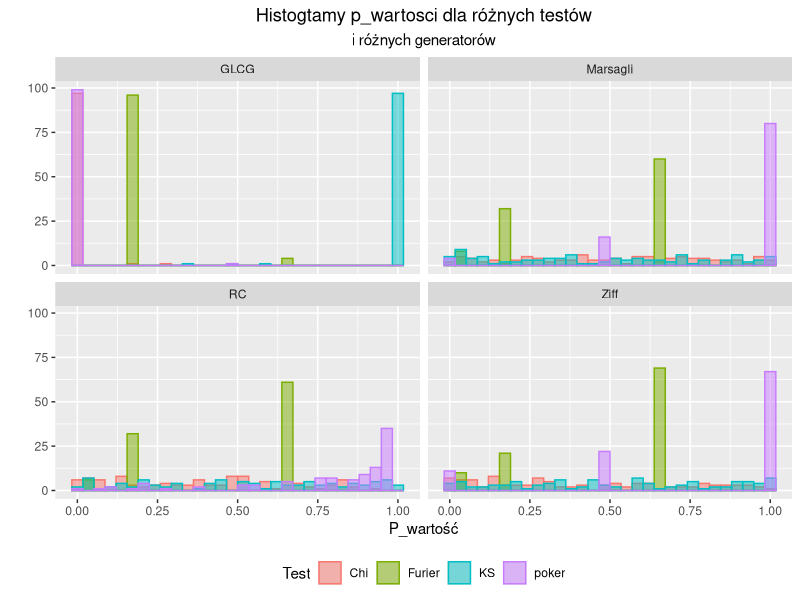
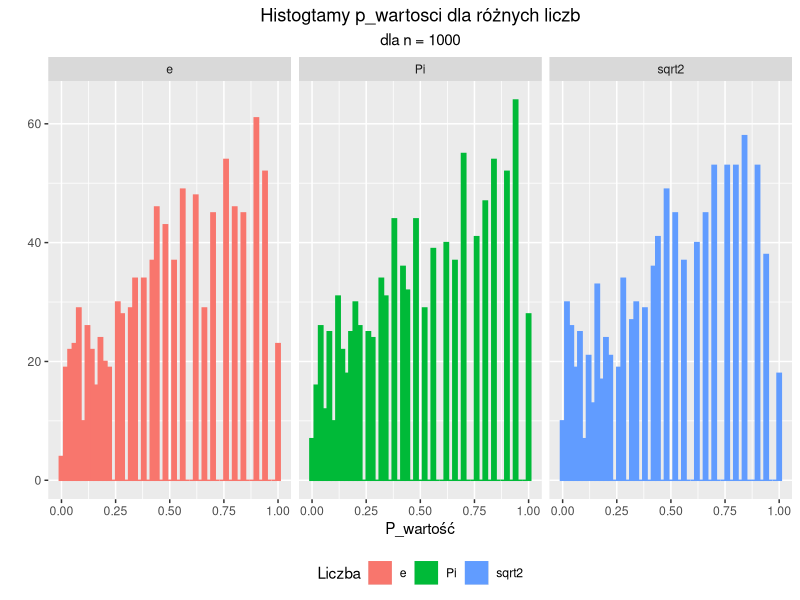
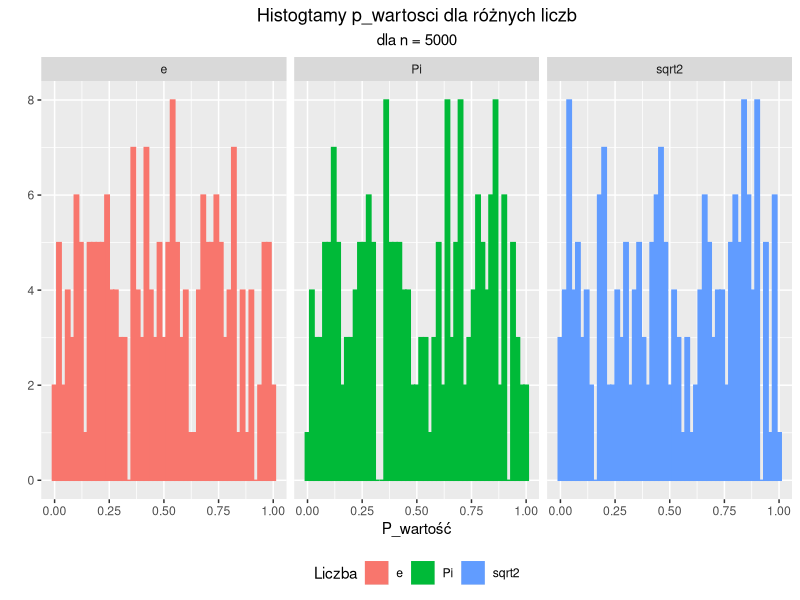

Reproduce these figures in R, in order.
## ---- chunk 1
setwd("C:/Users/jaako/Desktop/studia/Monte Carlo/MC_sim_proj1")
library(ggplot2)
library(kableExtra)

second_level_p_value<-function(p_val){
  n<-length(p_val)
  parts<-seq(0,1,0.1)
  R<-replicate(10,0.1*n)
  ilosc_w_przedzialach<-sapply(1:10, function(i){
    sum(p_val>=parts[i]&p_val<parts[i+1])
  })
  1-pchisq(sum((ilosc_w_przedzialach-R)^2/R),9)
}



dane<-read.csv('wyniki_zad1.csv',header = T)

dane$P.value<-as.numeric(dane$P.value)
dane$n<-as.numeric(dane$n)


## ---- chunk 2
narysuj_zad_2<-function(dane2){
  dane2$P.value <-as.numeric(dane2$P.value)
  dane2$n <-as.numeric(dane2$n)
  n <-dane2$n[1]
  
  p<-ggplot(dane2,aes(x   = P.value,fill = Liczba,col = Liczba))+
    geom_histogram(position = "identity",binwidth = 0.02)+facet_wrap(~Liczba)+
    theme(legend.position = "bottom",plot.title = element_text(hjust = 0.5),
          plot.subtitle = element_text(hjust = 0.5))+ 
    labs(title = "Histogtamy p_wartosci dla różnych liczb",
         subtitle = paste("dla n =",n),
         x="P_wartość",y="")
  
  p_val<-data.frame(matrix(ncol = 3,nrow = 1))
  colnames(p_val)<-c("Pi","e","sqrt2")
  p_val[1]<-second_level_p_value(subset(dane2,dane2$Liczba =="Pi")$P.value)
  p_val[2]<-second_level_p_value(subset(dane2,dane2$Liczba =="e")$P.value)
  p_val[3]<-second_level_p_value(subset(dane2,dane2$Liczba =="sqrt2")$P.value)
  print(p)
  
  return(p_val)
}
## ---- chunk 3


p_values_second<-data.frame(matrix(ncol = 4, nrow = 4))

p_values_second[1,1]<-second_level_p_value(subset(dane,dane$Test=="KS"&
                                                    dane$Generator=="GLCG")$P.value)
p_values_second[2,1]<-second_level_p_value(subset(dane,dane$Test=="Chi"&
                                                    dane$Generator=="GLCG")$P.value)
p_values_second[3,1]<-second_level_p_value(subset(dane,dane$Test=="poker"&
                                                    dane$Generator=="GLCG")$P.value)
p_values_second[4,1]<-second_level_p_value(subset(dane,dane$Test=="Furier"&
                                                    dane$Generator=="GLCG")$P.value)

p_values_second[1,2]<-second_level_p_value(subset(dane,dane$Test=="KS"&
                                                    dane$Generator=="RC")$P.value)
p_values_second[2,2]<-second_level_p_value(subset(dane,dane$Test=="Chi"&
                                                    dane$Generator=="RC")$P.value)
p_values_second[3,2]<-second_level_p_value(subset(dane,dane$Test=="poker"&
                                                    dane$Generator=="RC")$P.value)
p_values_second[4,2]<-second_level_p_value(subset(dane,dane$Test=="Furier"&
                                                    dane$Generator=="RC")$P.value)

p_values_second[1,3]<-second_level_p_value(subset(dane,dane$Test=="KS"&
                                                    dane$Generator=="Marsagli")$P.value)
p_values_second[2,3]<-second_level_p_value(subset(dane,dane$Test=="Chi"&
                                                    dane$Generator=="Marsagli")$P.value)
p_values_second[3,3]<-second_level_p_value(subset(dane,dane$Test=="poker"&
                                                    dane$Generator=="Marsagli")$P.value)
p_values_second[4,3]<-second_level_p_value(subset(dane,dane$Test=="Furier"&
                                                    dane$Generator=="Marsagli")$P.value)

p_values_second[1,4]<-second_level_p_value(subset(dane,dane$Test=="KS"&
                                                    dane$Generator=="Ziff")$P.value)
p_values_second[2,4]<-second_level_p_value(subset(dane,dane$Test=="Chi"&
                                                    dane$Generator=="Ziff")$P.value)
p_values_second[3,4]<-second_level_p_value(subset(dane,dane$Test=="poker"&
                                                    dane$Generator=="Ziff")$P.value)
p_values_second[4,4]<-second_level_p_value(subset(dane,dane$Test=="Furier"&
                                                    dane$Generator=="Ziff")$P.value)


colnames(p_values_second)<-c("GLCG","RC(32)","Marsagli","Ziff")
rownames(p_values_second)<-c("KS","Chi","Poker","Fourier")

## ---- chunk 4
ggplot(dane,aes(x = P.value,fill = Test,col = Test))+
  geom_histogram(position = "identity",alpha = 0.5)+facet_wrap(~Generator)+
  theme(legend.position = "bottom",plot.title = element_text(hjust = 0.5),
        plot.subtitle = element_text(hjust = 0.5))+ 
  labs(title = "Histogtamy p_wartosci dla różnych testów",
       subtitle = "i różnych generatorów",
       x="P_wartość",y="")
## ---- chunk 5
kable(p_values_second)
## ---- chunk 6
dane2<-read.csv('wyniki_zad2_n_1000.csv',header = T)
r<-narysuj_zad_2(dane2)

kable(r)
## ---- chunk 7
dane2<-read.csv('wyniki_zad2_n_5000.csv',header = T)
r<-narysuj_zad_2(dane2)

kable(r)
## ---- chunk 8

## ---- chunk 9
